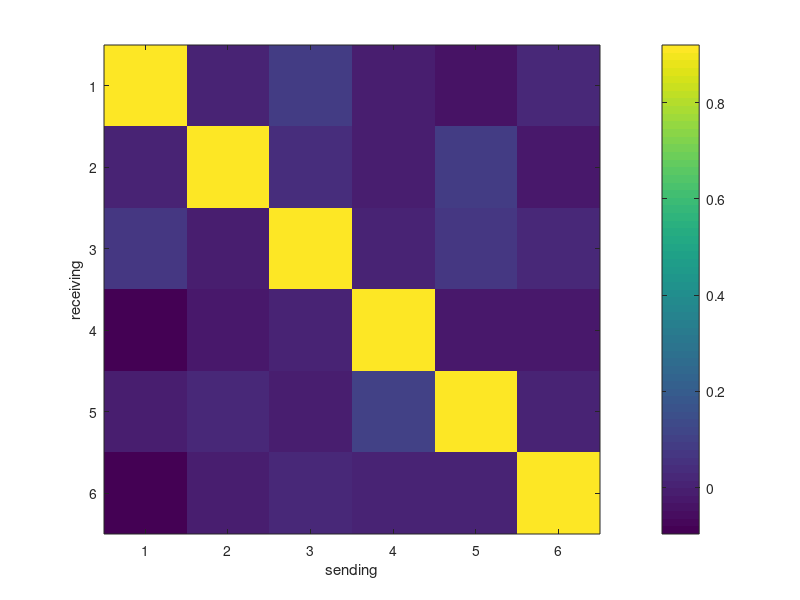
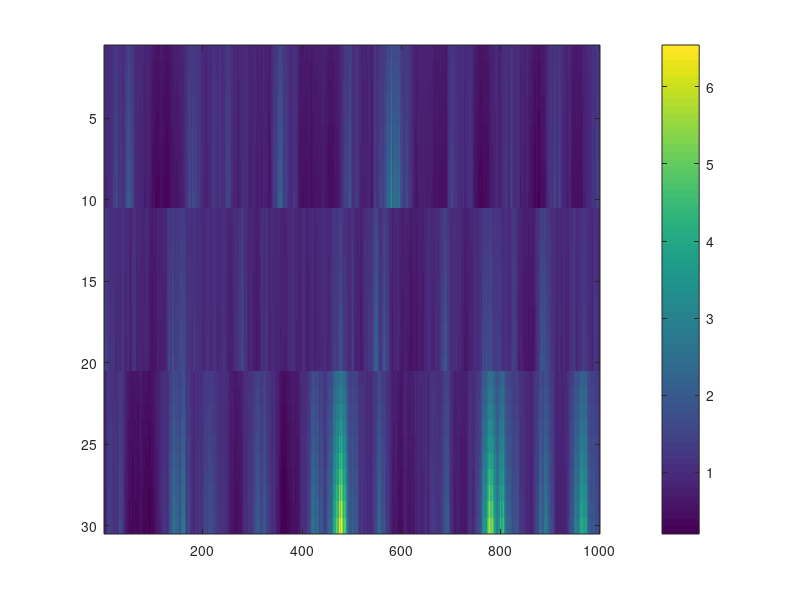

Here is the MATLAB script that generated these plots, in order: (Note: this script raises an error after producing the figures.)
addpath(genpath('C:\Users\gaw19004\Documents\GitHub\state-space-clustering'));
% addpath(genpath('D:\github\state-space-clustering'));

%% simulation
clear all;close all;clc;
rng(1)
n = 10;
nClus = 3;
N = n*nClus;
p = 2;
T = 1000;

Lab = repelem(1:nClus, n);
pLab = repelem(1:nClus, p);

d = randn(n*nClus,1)*0;
C_trans = zeros(n*nClus, p*nClus);
for k = 1:length(Lab)
    C_trans(k, ((Lab(k)-1)*p+1):(Lab(k)*p)) = sum(Lab(1:k)==Lab(k))/sum(Lab==Lab(k))+1;
end

X = zeros(p*nClus, T);
x0 = zeros(p*nClus, 1);
Q0 = eye(nClus*p)*1e-2;
X(:,1) = mvnrnd(x0, Q0)';

b1 = ones(p,1)*0;
b2 = ones(p,1)*0;
b3 = ones(p,1)*0;
b = [b1;b2;b3];

Q1 = 1e-3*eye(p);
Q2 = 1e-3*eye(p);
Q3 = 1e-3*eye(p);
Q = blkdiag(Q1, Q2, Q3);

% 
A = eye(size(Q,1));
while any(imag(eig(A))==0)
    A= randn(size(Q));
    A = A-diag(diag(A));
	A(squareform(pdist(pLab'))==0)=0;
    A = A./sqrt(sum((A-diag(diag(A))).^2,2))*0.1;
    A = A+eye(size(Q,1))*0.92;
end

% let's generate lambda
logLam = zeros(n*nClus, T);
logLam(:,1) = d + C_trans*X(:,1);

for t=2:T
    X(:, t) = mvnrnd(A*X(:, t-1) + b, Q)';
    logLam(:, t) = d + C_trans*X(:,t);
end

Y = poissrnd(exp(logLam));

figure(1)
imagesc(A)
colorbar()
xlabel('sending')
ylabel('receiving')

figure(2)
imagesc(exp(logLam))
colorbar()

figure(3)
clusterPlot(Y, Lab)

figure(4)
subplot(1,3,1)
plot(X(1:p,:)')
subplot(1,3,2)
plot(X(p+1:2*p,:)')
subplot(1,3,3)
plot(X(2*p+1:3*p,:)')

%%
% nClus = 1;
% Lab = ones(1,N);
rng(3)
ng = 10000;

% pre-allocation
X_fit = zeros(nClus*p, T, ng);
d_fit = zeros(N, nClus, ng);
C_fit = zeros(N, nClus*p, ng);
mudc_fit = zeros(p+1, nClus, ng);
Sigdc_fit = zeros(p+1, p+1, nClus, ng);
x0_fit = zeros(nClus*p, ng);
A_fit = zeros(nClus*p, nClus*p, ng);
b_fit = zeros(nClus*p, ng);
Q_fit = zeros(nClus*p, nClus*p, ng);


% priors
% place-holder...
Q0 = eye(nClus*p)*1e-2;

mux00 = zeros(nClus*p, 1);
Sigx00 = eye(nClus*p);

deltadc0 = zeros(p+1,1);
Taudc0 = eye(p+1);

Psidc0 = eye(p+1)*1e-4;
nudc0 = p+1+2;

muBA0_mat = [zeros(nClus*p,1) eye(nClus*p)];
muBA0 = muBA0_mat(:);
SigBA0 = sparse(eye(length(muBA0))*0.1);

Psi0 = eye(nClus*p)*1e-4;
nu0 = nClus*p+2;

% initials
% initial for d_fit: 0
C_raw = reshape(normrnd(0,1e-2,N*p,1), [], p);
d_tmp = zeros(N,1);
for k = unique(Lab)
    ladid_tmp = id2id(k, p);
    C_fit(Lab == k, ladid_tmp, 1) = C_raw(Lab == k, :);
    d_tmp(Lab == k) = d_fit(Lab ==k, k);
end

% mudc_fit(:,:,1) = zeros(p+1, 1);
Sigdc_fit(:,:,1:nClus,1) = repmat(eye(p+1)*1e-2,1,1,nClus);

A_fit(:,:,1) = eye(nClus*p);
% initial for b_fit: 0
Q_fit(:,:,1) = eye(nClus*p)*1e-4;


x0_fit(:,1) = lsqr(C_fit(:,:,1),(log(mean(Y(:,1:10),2))-d_tmp));
[X_tmp,~,~] = ppasmoo_poissexp_v2(Y,C_fit(:,:,1),d_tmp,...
    x0_fit(:,1),Q0,A_fit(:,:,1),b_fit(:,1),Q_fit(:,:,1));
gradHess = @(vecX) gradHessX(vecX, d_tmp, C_fit(:,:,1), x0_fit(:,1), Q0,...
    Q_fit(:,:,1), A_fit(:,:,1), b_fit(:,1), Y);
[muXvec,~,hess_tmp,~] = newtonGH(gradHess,X_tmp(:),1e-10,1000);
X_fit(:,:,1) = reshape(muXvec, [], T);



%% MCMC
for g = 2:ng
    
    disp(g)
    
    % (1) update X_fit
    % adaptive smoothing
    
    d_raw = d_fit(:,:,g-1);
    I = (1 : size(d_raw, 1)) .';
    k = sub2ind(size(d_raw), I, Lab');
    d_tmp = d_raw(k);
    C_tmp = C_fit(:,:,g-1);
    
    x0_tmp = x0_fit(:,g-1);
    A_tmp = A_fit(:,:,g-1);
    b_tmp = b_fit(:,g-1);
    Q_tmp = Q_fit(:,:,g-1);
%     X_tmp = X_fit(:,:,g-1);
    X_tmp = ppasmoo_poissexp_v2(Y,C_tmp,d_tmp,x0_tmp,Q0,A_tmp,b_tmp,Q_tmp);
%     hess_tmp = hessX(muX(:), d_tmp, C_tmp, Q0, Q_tmp, A_tmp, Y);
    
    % if use Newton?
    gradHess = @(vecX) gradHessX(vecX, d_tmp, C_tmp, x0_tmp, Q0, Q_tmp, A_tmp, b_tmp, Y);
    [muXvec,~,hess_tmp,~] = newtonGH(gradHess,X_tmp(:),1e-10,1000);
    muX = reshape(muXvec, [], T);
    
    % tic;
    % use Cholesky decomposition to sample efficiently
    R = chol(-hess_tmp,'lower'); % sparse
    z = randn(length(muX(:)), 1) + R'*muX(:);
    Xsamp = R'\z;
    X_fit(:,:,g) = reshape(Xsamp,[], T);
    % toc;
    
    % (2) update x0_fit
    Sigx0 = inv(inv(Sigx00) + inv(Q0));
    mux0 = Sigx0*(Sigx00\mux00 + Q0\X_fit(:,1,g));
    x0_fit(:,g) = mvnrnd(mux0, Sigx0)';
    % disp(x0_fit(:,g))
    
    % (3) update d_fit & C_fit
    % Laplace approximation
    
    for i = 1:N
        l = Lab(i);
        latentId = id2id(l,p);
        X_tmp = [ones(1, T) ;X_fit(latentId,:,g)]';
        
        lamdc = @(dc) exp(X_tmp*dc);
        
        derdc = @(dc) X_tmp'*(Y(i,:)' - lamdc(dc)) - Sigdc_fit(:,:,l,g-1)\(dc - mudc_fit(:,l,g-1));
        hessdc = @(dc) -X_tmp'*diag(lamdc(dc))*X_tmp - inv(Sigdc_fit(:,:,l,g-1));
        [mudc,~,niSigdc,~] = newton(derdc,hessdc,...
            [d_fit(i,l, g-1) C_fit(i,latentId,g-1)]',1e-8,1000);
        
        % tic;
        % use warm start
        % invSigdc_star = inv(Sigdc_fit(:,:,l,g-1)) + X_tmp'*diag(lamdc(mudc_fit(:,l,g-1)))*X_tmp;
        % mudc_star = mudc_fit(:,l,g-1) + invSigdc_star\(X_tmp'*(Y(i,:)' - lamdc(mudc_fit(:,l,g-1))));
        % [mudc,~,niSigdc,~] = newton(derdc,hessdc,mudc_star,1e-8,1000);
        % toc;
        
        % [mudc [d(i) C_all(i,:)]']
        
        Sigdc = -inv(niSigdc);
        Sigdc = (Sigdc + Sigdc')/2;
        dc = mvnrnd(mudc, Sigdc);
        
        % dTest(i) = mudc(1);
        % CTest(i,:) = mudc(2:end);
        d_fit(i,l,g) = dc(1);
        C_fit(i,latentId,g) = dc(2:end);
    end
    
    %     C_fit(:,:,g)
    %     d_fit(:,:,g)
    
    % (4) update mudc_fit & Sigdc_fit
%    dcRes_all = [];
    for l = unique(Lab)
        dc_tmp = [d_fit(Lab == l, l, g) C_fit(Lab == l, id2id(l,p), g)];
        invTaudc = inv(Taudc0) + sum(Lab == l)*inv(Sigdc_fit(:,:,l,g-1));
        deltadc = invTaudc\(Taudc0\deltadc0 + Sigdc_fit(:,:,l,g-1)\sum(dc_tmp,1)');
        mudc_fit(:,l,g) = mvnrnd(deltadc, inv(invTaudc));
        
        % assume different covariances 
        dcRes = dc_tmp' - mudc_fit(:,l,g);
        Psidc = Psidc0 + dcRes*dcRes';
        nudc = sum(Lab == l) + nudc0;
        Sigdc_fit(:,:,l,g) = iwishrnd(Psidc,nudc);
        
        % assume single covariance
%         dcRes_all = [dcRes_all dc_tmp' - mudc_fit(:,l,g)];
    end
    
    % assume single covariance
%     Psidc = Psidc0 + dcRes_all*dcRes_all';
%     nudc = N + nudc0;
%     Sigdc_fit(:,:,:,g) = repmat(iwishrnd(Psidc,nudc),1,1,nClus);
    
%     mudc_fit(:,:,g)
%     Sigdc_fit(:,:,:,g)
    
    % (5) update b_fit & A_fit
    Z_tmp = X_fit(:,2:T,g);
    Z_tmp2 = Z_tmp(:);
    
    G_tmp = sparse(kron([ones(1,T-1); X_fit(:, 1:(T-1), g)]', eye(nClus*p)));
    invSigBA_tmp = sparse(inv(SigBA0) + G_tmp'*kron(eye(T-1), inv(Q_fit(:,:,g-1)))*G_tmp);
    
    muBA_tmp = invSigBA_tmp\(SigBA0\muBA0 +...
        G_tmp'*kron(eye(T-1), inv(Q_fit(:,:,g-1)))*Z_tmp2);
    
    % use Cholesky decomposition
    R = chol(invSigBA_tmp, 'lower');
    z = randn(length(muBA_tmp), 1) + R'*muBA_tmp;
    BAsamp = reshape(R'\z, nClus*p, []);
    b_fit(:,g) = BAsamp(:,1);
    A_fit(:,:,g) = BAsamp(:,2:end);
    
    %     [b_fit(:,g) b]
    %     imagesc(abs(A_fit(:,:,g) - A))
    %     colorbar()
    
    % (6) update Q_fit
    mux = A_fit(:,:,g)*X_fit(:,1:(T-1),g) + b_fit(:,g);
    xq = X_fit(:,2:T,g) - mux;
    
    PsiQ = Psi0 + xq*xq';
    nuQ = T-1+nu0;
    Q_fit(:,:,g) = iwishrnd(PsiQ,nuQ);
end


save('C:\Users\gaw19004\Desktop\LDS_backup\debug_res\run\all_noConstraint_d0.mat')


%%
d_norm = zeros(g, 1);
C_norm_fro = zeros(g, 1);
b_norm = zeros(g, 1);
A_norm_fro = zeros(g, 1);

for k = 1:g
    d_norm(k) = norm(d_fit(:,:,k), 'fro');
    C_norm_fro(k) = norm(C_fit(:,:,k), 'fro');
    b_norm(k) = norm(b_fit(:,k));
    A_norm_fro(k) = norm(A_fit(:,:,k), 'fro');
end

figure
subplot(2,2,1)
plot(d_norm)
title('norm of d')
subplot(2,2,2)
plot(C_norm_fro)
title('Frobenius norm of C')
subplot(2,2,3)
plot(b_norm)
title('norm of b')
subplot(2,2,4)
plot(A_norm_fro)
title('Frobenius norm of A')



%%
idx = 8000:ng;

subplot(1,2,1)
imagesc(exp(C_trans*X + d))
cLim = caxis;
title('true')
colorbar()
subplot(1,2,2)
imagesc(exp(mean(C_fit(:,:,idx), 3)*mean(X_fit(:,:,idx), 3) + sum(mean(d_fit(:,:,idx), 3),2)))
set(gca,'CLim',cLim)
title('fit')
colorbar()

% plot(mean(X_fit(:,:,idx), 3)')

subplot(3,2,1)
plot(X(1:p,:)')
title('true')
subplot(3,2,2)
plot(mean(X_fit(1:p,:,idx), 3)')
title('fit')
subplot(3,2,3)
plot(X(p+1:2*p,:)')
subplot(3,2,4)
plot(mean(X_fit(p+1:2*p,:,idx), 3)')
subplot(3,2,5)
plot(X(2*p+1:3*p,:)')
subplot(3,2,6)
plot(mean(X_fit(2*p+1:3*p,:,idx), 3)')

subplot(1,2,1)
imagesc(A)
colorbar()
cLim = caxis;
title('true')
subplot(1,2,2)
imagesc(mean(A_fit(:,:,idx), 3))
colorbar()
set(gca,'CLim',cLim)
title('fit')

mean(d_fit(:,:,idx), 3)
mean(C_fit(:,:,idx), 3)
mean(Q_fit(:,:,idx), 3)
mean(mudc_fit(:,:,idx), 3)
mean(Sigdc_fit(:,:,:,idx), 4)

figure
subplot(1,3,1)
plot(d,sum(mean(d_fit(:,:,idx), 3),2),'rx');
ylabel('estimate')
title('d')
C_fit2_mean = mean(C_fit(:,:,idx), 3);
subplot(1,3,2)
plot(sum(C_trans(:,1:p:end), 2),sum(C_fit_mean(:,1:p:end), 2),'rx');
xlabel('true')
title('1st column of C')
subplot(1,3,3)
plot(sum(C_trans(:,2:p:end), 2),sum(C_fit_mean(:,2:p:end), 2),'rx');
title('2nd column of C')
